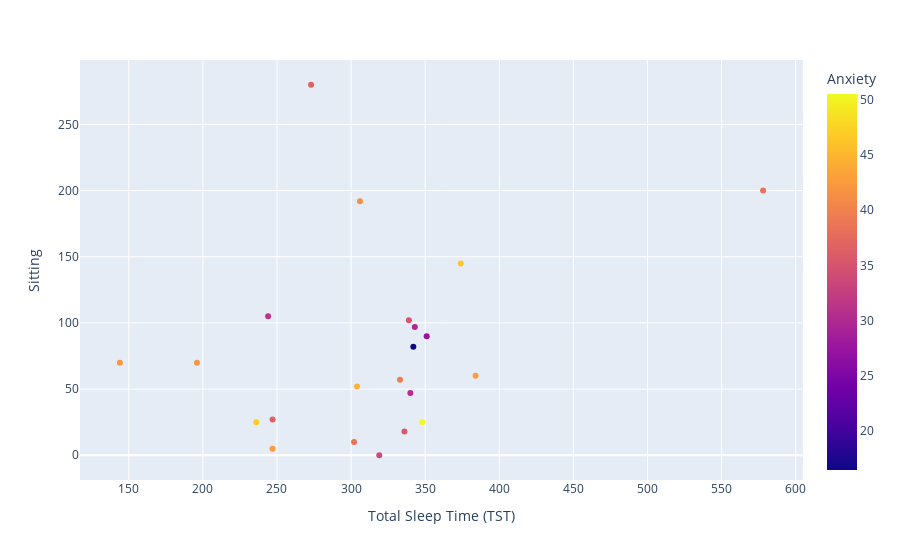

The code cell stored with this chart in its notebook:
### Code cell
px.scatter(merge_final, 'Total Sleep Time (TST)','Sitting', 'Anxiety')

### Figure 1 — Plotly figure (JSON) as saved in the notebook; plotly's stock layout.template omitted (floating-point values rounded to 4 significant figures)
{"data": [{"hovertemplate": "Total Sleep Time (TST)=%{x}<br>Sitting=%{y}<br>Anxiety=%{marker.color}<extra></extra>", "legendgroup": "", "marker": {"color": [42, 42, 31.5, 27, 34, 50.5, 39.5, 16.5, 35.5, 38.5, 42.5, 30, 36.5, 46.5, 47, 35, 41.5, 38.5, 30.5, 43, 36.5, 44.5], "coloraxis": "coloraxis", "symbol": "circle"}, "mode": "markers", "name": "", "orientation": "v", "showlegend": false, "type": "scatter", "x": [144, 196, 244, 351, 319, 348, 333, 342, 336, 578, 247, 343, 247, 374, 236, 339, 306, 302, 340, 384, 273, 304], "xaxis": "x", "y": [70, 70, 105, 90, 0, 25, 57, 82, 18, 200, 5, 97, 27, 145, 25, 102, 192, 10, 47, 60, 280, 52], "yaxis": "y"}], "layout": {"coloraxis": {"colorbar": {"title": {"text": "Anxiety"}}, "colorscale": [[0, "#0d0887"], [0.1111, "#46039f"], [0.2222, "#7201a8"], [0.3333, "#9c179e"], [0.4444, "#bd3786"], [0.5556, "#d8576b"], [0.6667, "#ed7953"], [0.7778, "#fb9f3a"], [0.8889, "#fdca26"], [1, "#f0f921"]]}, "legend": {"tracegroupgap": 0}, "margin": {"t": 60}, "xaxis": {"anchor": "y", "domain": [0, 1], "title": {"text": "Total Sleep Time (TST)"}}, "yaxis": {"anchor": "x", "domain": [0, 1], "title": {"text": "Sitting"}}}}
